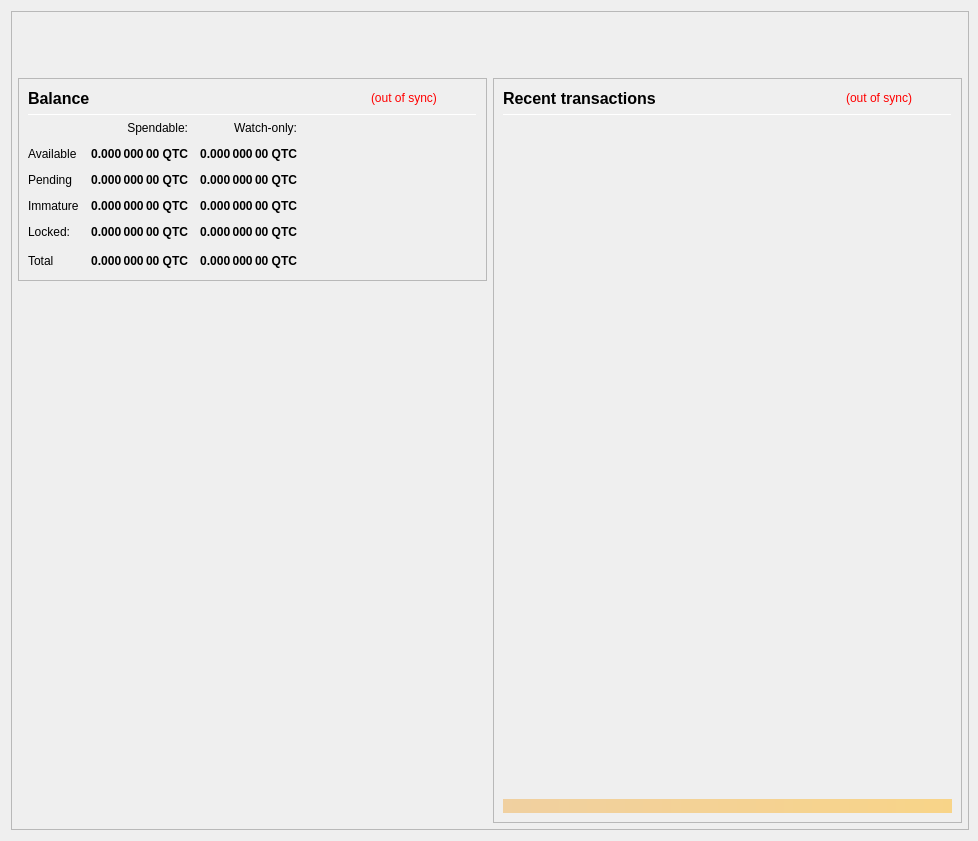
<?xml version="1.0" encoding="UTF-8"?>
<ui version="4.0">
 <class>OverviewPage</class>
 <widget class="QWidget" name="OverviewPage">
  <property name="geometry">
   <rect>
    <x>0</x>
    <y>0</y>
    <width>978</width>
    <height>841</height>
   </rect>
  </property>
  <property name="minimumSize">
   <size>
    <width>960</width>
    <height>682</height>
   </size>
  </property>
  <property name="font">
   <font>
    <weight>50</weight>
    <bold>false</bold>
   </font>
  </property>
  <property name="windowTitle">
   <string>Form</string>
  </property>
  <layout class="QVBoxLayout" name="topLayout" stretch="0">
   <property name="rightMargin">
    <number>9</number>
   </property>
   <item>
    <widget class="QFrame" name="frame_BG">
     <property name="minimumSize">
      <size>
       <width>850</width>
       <height>610</height>
      </size>
     </property>
     <property name="maximumSize">
      <size>
       <width>16777215</width>
       <height>16777215</height>
      </size>
     </property>
     <property name="frameShape">
      <enum>QFrame::StyledPanel</enum>
     </property>
     <property name="frameShadow">
      <enum>QFrame::Raised</enum>
     </property>
     <layout class="QVBoxLayout" name="verticalLayout_3" stretch="0">
      <property name="leftMargin">
       <number>0</number>
      </property>
      <property name="topMargin">
       <number>0</number>
      </property>
      <property name="rightMargin">
       <number>0</number>
      </property>
      <property name="bottomMargin">
       <number>6</number>
      </property>
      <item>
       <layout class="QVBoxLayout" name="verticalLayout_Master" stretch="0,1">
        <property name="leftMargin">
         <number>0</number>
        </property>
        <property name="topMargin">
         <number>0</number>
        </property>
        <property name="rightMargin">
         <number>0</number>
        </property>
        <property name="bottomMargin">
         <number>0</number>
        </property>
        <item>
         <widget class="QFrame" name="frame_Header">
          <layout class="QVBoxLayout" name="verticalLayout_Header" stretch="0">
           <property name="leftMargin">
            <number>0</number>
           </property>
           <property name="topMargin">
            <number>0</number>
           </property>
           <property name="rightMargin">
            <number>0</number>
           </property>
           <property name="bottomMargin">
            <number>0</number>
           </property>
           <item>
            <layout class="QHBoxLayout" name="horizontalLayout_Header" stretch="1,0">
             <property name="spacing">
              <number>6</number>
             </property>
             <item>
              <spacer name="horizontalSpacer_Header">
               <property name="orientation">
                <enum>Qt::Horizontal</enum>
               </property>
               <property name="sizeHint" stdset="0">
                <size>
                 <width>40</width>
                 <height>20</height>
                </size>
               </property>
              </spacer>
             </item>
             <item>
              <widget class="QLabel" name="labelOverviewHeaderRight">
               <property name="minimumSize">
                <size>
                 <width>464</width>
                 <height>60</height>
                </size>
               </property>
               <property name="maximumSize">
                <size>
                 <width>16777215</width>
                 <height>60</height>
                </size>
               </property>
               <property name="font">
                <font>
                 <pointsize>14</pointsize>
                </font>
               </property>
               <property name="text">
                <string/>
               </property>
               <property name="alignment">
                <set>Qt::AlignRight|Qt::AlignTrailing|Qt::AlignVCenter</set>
               </property>
              </widget>
             </item>
            </layout>
           </item>
          </layout>
         </widget>
        </item>
        <item>
         <widget class="QFrame" name="frame_Content">
          <layout class="QVBoxLayout" name="verticalLayout_Content">
           <property name="leftMargin">
            <number>6</number>
           </property>
           <property name="topMargin">
            <number>0</number>
           </property>
           <property name="rightMargin">
            <number>6</number>
           </property>
           <property name="bottomMargin">
            <number>0</number>
           </property>
           <item>
            <layout class="QHBoxLayout" name="horizontalLayout_Content" stretch="1,1">
             <property name="spacing">
              <number>6</number>
             </property>
             <item>
              <layout class="QVBoxLayout" name="verticalLayout_left" stretch="0,0">
               <item>
                <widget class="QFrame" name="frameBalances">
                 <property name="frameShape">
                  <enum>QFrame::StyledPanel</enum>
                 </property>
                 <property name="frameShadow">
                  <enum>QFrame::Raised</enum>
                 </property>
                 <layout class="QVBoxLayout" name="verticalLayout_4">
                  <item>
                   <layout class="QHBoxLayout" name="hlBalancesHeader" stretch="2,0,0">
                    <property name="spacing">
                     <number>6</number>
                    </property>
                    <item>
                     <widget class="QLabel" name="labelBalances">
                      <property name="minimumSize">
                       <size>
                        <width>0</width>
                        <height>0</height>
                       </size>
                      </property>
                      <property name="font">
                       <font>
                        <pointsize>12</pointsize>
                        <weight>75</weight>
                        <bold>true</bold>
                       </font>
                      </property>
                      <property name="text">
                       <string>Balance</string>
                      </property>
                     </widget>
                    </item>
                    <item>
                     <widget class="QLabel" name="labelWalletStatus">
                      <property name="cursor">
                       <cursorShape>WhatsThisCursor</cursorShape>
                      </property>
                      <property name="toolTip">
                       <string>The displayed information may be out of date. Your wallet automatically synchronizes with the QuinTet network after a connection is established, but this process has not completed yet.</string>
                      </property>
                      <property name="styleSheet">
                       <string notr="true">QLabel { color: red; }</string>
                      </property>
                      <property name="text">
                       <string notr="true">(out of sync)</string>
                      </property>
                      <property name="alignment">
                       <set>Qt::AlignLeading|Qt::AlignLeft|Qt::AlignVCenter</set>
                      </property>
                     </widget>
                    </item>
                    <item>
                     <spacer name="hsBalancesHeader">
                      <property name="orientation">
                       <enum>Qt::Horizontal</enum>
                      </property>
                      <property name="sizeHint" stdset="0">
                       <size>
                        <width>40</width>
                        <height>20</height>
                       </size>
                      </property>
                     </spacer>
                    </item>
                   </layout>
                  </item>
                  <item>
                   <widget class="Line" name="lineBalances">
                    <property name="minimumSize">
                     <size>
                      <width>0</width>
                      <height>1</height>
                     </size>
                    </property>
                    <property name="maximumSize">
                     <size>
                      <width>16777215</width>
                      <height>1</height>
                     </size>
                    </property>
                    <property name="orientation">
                     <enum>Qt::Horizontal</enum>
                    </property>
                   </widget>
                  </item>
                  <item>
                   <layout class="QGridLayout" name="gridLayout">
                    <property name="spacing">
                     <number>12</number>
                    </property>
                    <item row="0" column="1">
                     <widget class="QLabel" name="labelSpendable">
                      <property name="text">
                       <string>Spendable:</string>
                      </property>
                      <property name="alignment">
                       <set>Qt::AlignRight|Qt::AlignTrailing|Qt::AlignVCenter</set>
                      </property>
                     </widget>
                    </item>
                    <item row="0" column="2">
                     <widget class="QLabel" name="labelWatchonly">
                      <property name="text">
                       <string>Watch-only:</string>
                      </property>
                      <property name="alignment">
                       <set>Qt::AlignRight|Qt::AlignTrailing|Qt::AlignVCenter</set>
                      </property>
                     </widget>
                    </item>
                    <item row="1" column="0">
                     <widget class="QLabel" name="labelAvailableText">
                      <property name="text">
                       <string>Available</string>
                      </property>
                      <property name="textInteractionFlags">
                       <set>Qt::NoTextInteraction</set>
                      </property>
                     </widget>
                    </item>
                    <item row="1" column="1">
                     <widget class="QLabel" name="labelAvailable">
                      <property name="font">
                       <font>
                        <weight>75</weight>
                        <bold>true</bold>
                       </font>
                      </property>
                      <property name="cursor">
                       <cursorShape>ArrowCursor</cursorShape>
                      </property>
                      <property name="toolTip">
                       <string>Your current spendable balance</string>
                      </property>
                      <property name="text">
                       <string notr="true">0.000 000 00 QTC</string>
                      </property>
                      <property name="alignment">
                       <set>Qt::AlignRight|Qt::AlignTrailing|Qt::AlignVCenter</set>
                      </property>
                      <property name="textInteractionFlags">
                       <set>Qt::NoTextInteraction</set>
                      </property>
                     </widget>
                    </item>
                    <item row="1" column="2">
                     <widget class="QLabel" name="labelWatchAvailable">
                      <property name="font">
                       <font>
                        <weight>75</weight>
                        <bold>true</bold>
                       </font>
                      </property>
                      <property name="cursor">
                       <cursorShape>ArrowCursor</cursorShape>
                      </property>
                      <property name="toolTip">
                       <string>Your current balance in watch-only addresses</string>
                      </property>
                      <property name="text">
                       <string notr="true">0.000 000 00 QTC</string>
                      </property>
                      <property name="alignment">
                       <set>Qt::AlignRight|Qt::AlignTrailing|Qt::AlignVCenter</set>
                      </property>
                      <property name="textInteractionFlags">
                       <set>Qt::NoTextInteraction</set>
                      </property>
                     </widget>
                    </item>
                    <item row="2" column="0">
                     <widget class="QLabel" name="labelPendingText">
                      <property name="text">
                       <string>Pending</string>
                      </property>
                      <property name="textInteractionFlags">
                       <set>Qt::NoTextInteraction</set>
                      </property>
                     </widget>
                    </item>
                    <item row="2" column="1">
                     <widget class="QLabel" name="labelPending">
                      <property name="font">
                       <font>
                        <weight>75</weight>
                        <bold>true</bold>
                       </font>
                      </property>
                      <property name="cursor">
                       <cursorShape>ArrowCursor</cursorShape>
                      </property>
                      <property name="toolTip">
                       <string>Total of transactions that have yet to be confirmed, and do not yet count toward the spendable balance</string>
                      </property>
                      <property name="text">
                       <string notr="true">0.000 000 00 QTC</string>
                      </property>
                      <property name="alignment">
                       <set>Qt::AlignRight|Qt::AlignTrailing|Qt::AlignVCenter</set>
                      </property>
                      <property name="textInteractionFlags">
                       <set>Qt::NoTextInteraction</set>
                      </property>
                     </widget>
                    </item>
                    <item row="2" column="2">
                     <widget class="QLabel" name="labelWatchPending">
                      <property name="font">
                       <font>
                        <weight>75</weight>
                        <bold>true</bold>
                       </font>
                      </property>
                      <property name="cursor">
                       <cursorShape>ArrowCursor</cursorShape>
                      </property>
                      <property name="toolTip">
                       <string>Unconfirmed transactions to watch-only addresses</string>
                      </property>
                      <property name="text">
                       <string notr="true">0.000 000 00 QTC</string>
                      </property>
                      <property name="alignment">
                       <set>Qt::AlignRight|Qt::AlignTrailing|Qt::AlignVCenter</set>
                      </property>
                      <property name="textInteractionFlags">
                       <set>Qt::NoTextInteraction</set>
                      </property>
                     </widget>
                    </item>
                    <item row="3" column="0">
                     <widget class="QLabel" name="labelImmatureText">
                      <property name="text">
                       <string>Immature</string>
                      </property>
                      <property name="textInteractionFlags">
                       <set>Qt::NoTextInteraction</set>
                      </property>
                     </widget>
                    </item>
                    <item row="3" column="1">
                     <widget class="QLabel" name="labelImmature">
                      <property name="font">
                       <font>
                        <weight>75</weight>
                        <bold>true</bold>
                       </font>
                      </property>
                      <property name="cursor">
                       <cursorShape>ArrowCursor</cursorShape>
                      </property>
                      <property name="toolTip">
                       <string>Staked or masternode rewards that has not yet matured</string>
                      </property>
                      <property name="text">
                       <string notr="true">0.000 000 00 QTC</string>
                      </property>
                      <property name="alignment">
                       <set>Qt::AlignRight|Qt::AlignTrailing|Qt::AlignVCenter</set>
                      </property>
                      <property name="textInteractionFlags">
                       <set>Qt::NoTextInteraction</set>
                      </property>
                     </widget>
                    </item>
                    <item row="3" column="2">
                     <widget class="QLabel" name="labelWatchImmature">
                      <property name="font">
                       <font>
                        <weight>75</weight>
                        <bold>true</bold>
                       </font>
                      </property>
                      <property name="cursor">
                       <cursorShape>ArrowCursor</cursorShape>
                      </property>
                      <property name="toolTip">
                       <string>Staked or masternode rewards in watch-only addresses that has not yet matured</string>
                      </property>
                      <property name="text">
                       <string notr="true">0.000 000 00 QTC</string>
                      </property>
                      <property name="alignment">
                       <set>Qt::AlignRight|Qt::AlignTrailing|Qt::AlignVCenter</set>
                      </property>
                      <property name="textInteractionFlags">
                       <set>Qt::NoTextInteraction</set>
                      </property>
                     </widget>
                    </item>
                    <item row="4" column="0">
                     <widget class="QLabel" name="labelLockedText">
                      <property name="toolTip">
                       <string>Locked QTC or Masternode collaterals.</string>
                      </property>
                      <property name="text">
                       <string>Locked:</string>
                      </property>
                     </widget>
                    </item>
                    <item row="4" column="1">
                     <widget class="QLabel" name="labelLocked">
                      <property name="font">
                       <font>
                        <weight>75</weight>
                        <bold>true</bold>
                       </font>
                      </property>
                      <property name="cursor">
                       <cursorShape>ArrowCursor</cursorShape>
                      </property>
                      <property name="toolTip">
                       <string>Locked QTC or Masternode collaterals.</string>
                      </property>
                      <property name="text">
                       <string notr="true">0.000 000 00 QTC</string>
                      </property>
                      <property name="alignment">
                       <set>Qt::AlignRight|Qt::AlignTrailing|Qt::AlignVCenter</set>
                      </property>
                      <property name="textInteractionFlags">
                       <set>Qt::NoTextInteraction</set>
                      </property>
                     </widget>
                    </item>
                    <item row="4" column="2">
                     <widget class="QLabel" name="labelWatchLocked">
                      <property name="font">
                       <font>
                        <weight>75</weight>
                        <bold>true</bold>
                       </font>
                      </property>
                      <property name="cursor">
                       <cursorShape>ArrowCursor</cursorShape>
                      </property>
                      <property name="toolTip">
                       <string>Current locked balance in watch-only addresses</string>
                      </property>
                      <property name="text">
                       <string notr="true">0.000 000 00 QTC</string>
                      </property>
                      <property name="alignment">
                       <set>Qt::AlignRight|Qt::AlignTrailing|Qt::AlignVCenter</set>
                      </property>
                      <property name="textInteractionFlags">
                       <set>Qt::NoTextInteraction</set>
                      </property>
                     </widget>
                    </item>
                    <item row="5" column="0">
                     <widget class="QLabel" name="labelTotalText">
                      <property name="text">
                       <string>Total</string>
                      </property>
                      <property name="textInteractionFlags">
                       <set>Qt::NoTextInteraction</set>
                      </property>
                     </widget>
                    </item>
                    <item row="5" column="1">
                     <widget class="QLabel" name="labelTotal">
                      <property name="font">
                       <font>
                        <weight>75</weight>
                        <bold>true</bold>
                       </font>
                      </property>
                      <property name="cursor">
                       <cursorShape>ArrowCursor</cursorShape>
                      </property>
                      <property name="toolTip">
                       <string>Your current total balance</string>
                      </property>
                      <property name="text">
                       <string notr="true">0.000 000 00 QTC</string>
                      </property>
                      <property name="alignment">
                       <set>Qt::AlignRight|Qt::AlignTrailing|Qt::AlignVCenter</set>
                      </property>
                      <property name="textInteractionFlags">
                       <set>Qt::NoTextInteraction</set>
                      </property>
                     </widget>
                    </item>
                    <item row="5" column="2">
                     <widget class="QLabel" name="labelWatchTotal">
                      <property name="font">
                       <font>
                        <weight>75</weight>
                        <bold>true</bold>
                       </font>
                      </property>
                      <property name="cursor">
                       <cursorShape>ArrowCursor</cursorShape>
                      </property>
                      <property name="toolTip">
                       <string>Current total balance in watch-only addresses</string>
                      </property>
                      <property name="text">
                       <string notr="true">0.000 000 00 QTC</string>
                      </property>
                      <property name="alignment">
                       <set>Qt::AlignRight|Qt::AlignTrailing|Qt::AlignVCenter</set>
                      </property>
                      <property name="textInteractionFlags">
                       <set>Qt::NoTextInteraction</set>
                      </property>
                     </widget>
                    </item>
                    <item row="5" column="3">
                     <spacer name="hsBalances">
                      <property name="orientation">
                       <enum>Qt::Horizontal</enum>
                      </property>
                      <property name="sizeHint" stdset="0">
                       <size>
                        <width>40</width>
                        <height>20</height>
                       </size>
                      </property>
                     </spacer>
                    </item>
                   </layout>
                  </item>
                 </layout>
                </widget>
               </item>
               <item>
                <spacer name="verticalSpacer">
                 <property name="orientation">
                  <enum>Qt::Vertical</enum>
                 </property>
                 <property name="sizeHint" stdset="0">
                  <size>
                   <width>20</width>
                   <height>40</height>
                  </size>
                 </property>
                </spacer>
               </item>
              </layout>
             </item>
             <item>
              <layout class="QVBoxLayout" name="verticalLayout_right" stretch="1">
               <item>
                <widget class="QFrame" name="frame_RecentTransactions">
                 <property name="minimumSize">
                  <size>
                   <width>0</width>
                   <height>0</height>
                  </size>
                 </property>
                 <property name="frameShape">
                  <enum>QFrame::StyledPanel</enum>
                 </property>
                 <property name="frameShadow">
                  <enum>QFrame::Raised</enum>
                 </property>
                 <layout class="QVBoxLayout" name="verticalLayout_1" stretch="0,0,0,0,0">
                  <item>
                   <layout class="QHBoxLayout" name="horizontalLayout_2" stretch="2,0,0">
                    <property name="spacing">
                     <number>3</number>
                    </property>
                    <item>
                     <widget class="QLabel" name="labelRecentTransactions">
                      <property name="minimumSize">
                       <size>
                        <width>0</width>
                        <height>20</height>
                       </size>
                      </property>
                      <property name="font">
                       <font>
                        <pointsize>12</pointsize>
                        <weight>75</weight>
                        <bold>true</bold>
                       </font>
                      </property>
                      <property name="text">
                       <string>Recent transactions</string>
                      </property>
                     </widget>
                    </item>
                    <item>
                     <widget class="QLabel" name="labelTransactionsStatus">
                      <property name="cursor">
                       <cursorShape>WhatsThisCursor</cursorShape>
                      </property>
                      <property name="toolTip">
                       <string>The displayed information may be out of date. Your wallet automatically synchronizes with the QuinTet network after a connection is established, but this process has not completed yet.</string>
                      </property>
                      <property name="styleSheet">
                       <string notr="true">QLabel { color: red; }</string>
                      </property>
                      <property name="text">
                       <string notr="true">(out of sync)</string>
                      </property>
                      <property name="alignment">
                       <set>Qt::AlignRight|Qt::AlignTrailing|Qt::AlignVCenter</set>
                      </property>
                     </widget>
                    </item>
                    <item>
                     <spacer name="horizontalSpacer">
                      <property name="orientation">
                       <enum>Qt::Horizontal</enum>
                      </property>
                      <property name="sizeHint" stdset="0">
                       <size>
                        <width>40</width>
                        <height>20</height>
                       </size>
                      </property>
                     </spacer>
                    </item>
                   </layout>
                  </item>
                  <item>
                   <widget class="Line" name="line">
                    <property name="minimumSize">
                     <size>
                      <width>0</width>
                      <height>1</height>
                     </size>
                    </property>
                    <property name="maximumSize">
                     <size>
                      <width>16777215</width>
                      <height>1</height>
                     </size>
                    </property>
                    <property name="orientation">
                     <enum>Qt::Horizontal</enum>
                    </property>
                   </widget>
                  </item>
                  <item>
                   <widget class="QListView" name="listTransactions">
                    <property name="minimumSize">
                     <size>
                      <width>0</width>
                      <height>0</height>
                     </size>
                    </property>
                    <property name="styleSheet">
                     <string notr="true">QListView { background: transparent; }</string>
                    </property>
                    <property name="frameShape">
                     <enum>QFrame::NoFrame</enum>
                    </property>
                    <property name="verticalScrollBarPolicy">
                     <enum>Qt::ScrollBarAlwaysOff</enum>
                    </property>
                    <property name="horizontalScrollBarPolicy">
                     <enum>Qt::ScrollBarAlwaysOff</enum>
                    </property>
                    <property name="selectionMode">
                     <enum>QAbstractItemView::NoSelection</enum>
                    </property>
                   </widget>
                  </item>
                  <item>
                   <spacer name="verticalSpacer_2">
                    <property name="orientation">
                     <enum>Qt::Vertical</enum>
                    </property>
                    <property name="sizeType">
                     <enum>QSizePolicy::Expanding</enum>
                    </property>
                    <property name="sizeHint" stdset="0">
                     <size>
                      <width>20</width>
                      <height>40</height>
                     </size>
                    </property>
                   </spacer>
                  </item>
                  <item>
                   <widget class="QLabel" name="labelAlerts">
                    <property name="maximumSize">
                     <size>
                      <width>16777215</width>
                      <height>16777215</height>
                     </size>
                    </property>
                    <property name="styleSheet">
                     <string notr="true">background-color: qlineargradient(x1: 0, y1: 0, x2: 1, y2: 0, stop:0 #F0D0A0, stop:1 #F8D488); color:#000000;</string>
                    </property>
                    <property name="text">
                     <string/>
                    </property>
                    <property name="wordWrap">
                     <bool>true</bool>
                    </property>
                    <property name="margin">
                     <number>3</number>
                    </property>
                   </widget>
                  </item>
                 </layout>
                </widget>
               </item>
              </layout>
             </item>
            </layout>
           </item>
          </layout>
         </widget>
        </item>
       </layout>
      </item>
     </layout>
    </widget>
   </item>
  </layout>
 </widget>
 <resources/>
 <connections/>
</ui>
